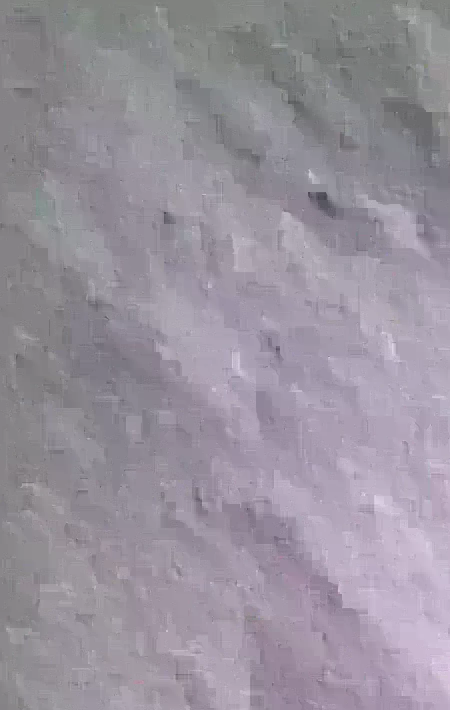
#> input picture dist/assets/stages/bg-14.webp, 900 x 1420 px, found by its file name (shown at 1/2 size)
$ python inspect_winter_bg_v157.py
#> lines starting #> are read from the running program, lines starting #| are printed output that depends on the picture
"""Inspect the exact active stage-14 source atlas, not screenshot composites."""
from __future__ import annotations
import base64
import io
from pathlib import Path
from PIL import Image

source = Path("dist/assets/stages/bg-14.webp")
with Image.open(source) as image:
#> image is the input picture: PIL image 900x1420 RGB; mean R, G, B 152.7, 146.2, 157.1
    image.load()
    assert image.size == (900, 1420), f"expected 900x1420, got {image.size}"
    print(f"ZZ_STAGE14_SOURCE={source} SIZE={image.size[0]}x{image.size[1]}", flush=True)
#| ZZ_STAGE14_SOURCE=dist/assets/stages/bg-14.webp SIZE=900x1420
    im = image.convert("RGB").resize((450, 710), Image.Resampling.LANCZOS)
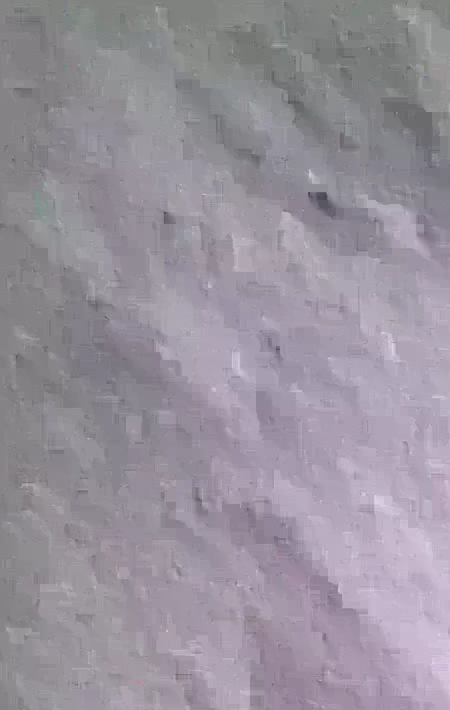
#> im: PIL image 450x710 RGB; mean R, G, B 152.7, 146.2, 157.1
    buffer = io.BytesIO()
    im.save(buffer, format="WEBP", quality=55, method=5)
    print("ZZ_STAGE14_BASE64_START", flush=True)
    print(base64.b64encode(buffer.getvalue()).decode("ascii"), flush=True)
    print("ZZ_STAGE14_BASE64_END", flush=True)

$ run again, with dist/assets/stages/bg-01.webp copied over dist/assets/stages/bg-14.webp
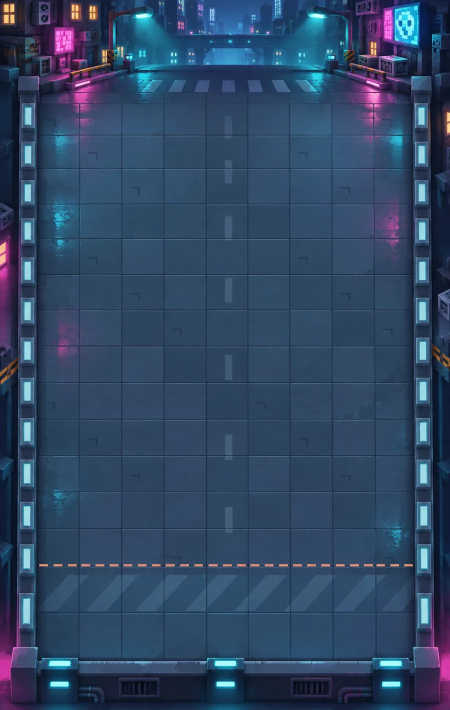
#> input picture dist/assets/stages/bg-01.webp, 900 x 1420 px, found by its file name (shown at 1/2 size)
#> image is the input picture: PIL image 900x1420 RGB; mean R, G, B 48.6, 70.8, 100.1
#| ZZ_STAGE14_SOURCE=dist/assets/stages/bg-14.webp SIZE=900x1420
#> `im = image.convert("RGB").resize((450, 710), Image.Resampling.LANCZOS)`:
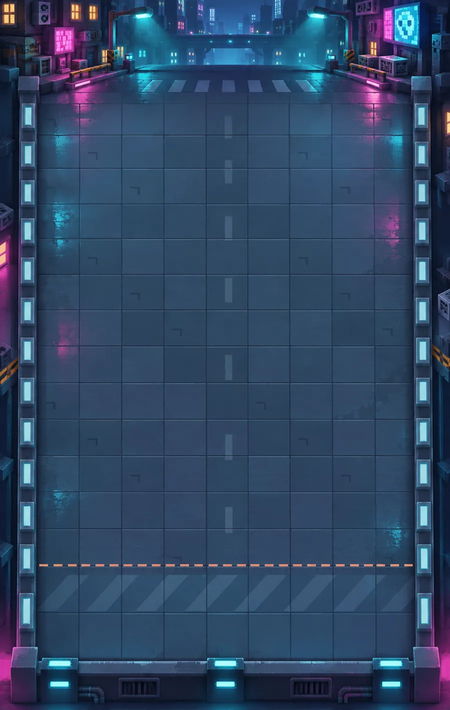
#> im: PIL image 450x710 RGB; mean R, G, B 48.6, 70.8, 100.1

$ run again, with dist/assets/stages/bg-03.webp copied over dist/assets/stages/bg-14.webp
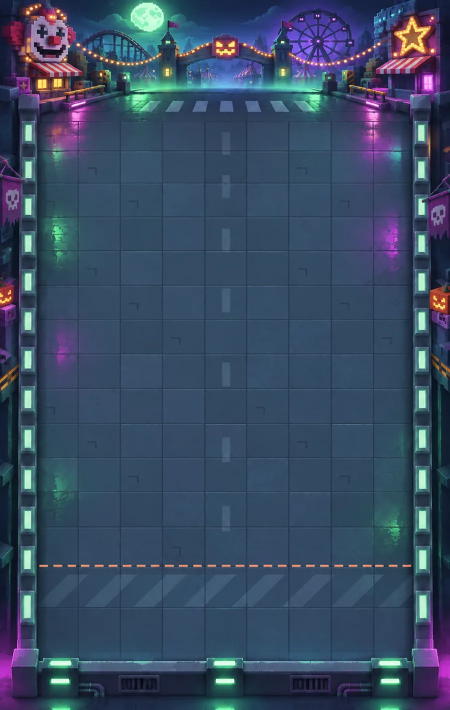
#> input picture dist/assets/stages/bg-03.webp, 900 x 1420 px, found by its file name (shown at 1/2 size)
#> image is the input picture: PIL image 900x1420 RGB; mean R, G, B 56.9, 74.5, 98.7
#| ZZ_STAGE14_SOURCE=dist/assets/stages/bg-14.webp SIZE=900x1420
#> `im = image.convert("RGB").resize((450, 710), Image.Resampling.LANCZOS)`:
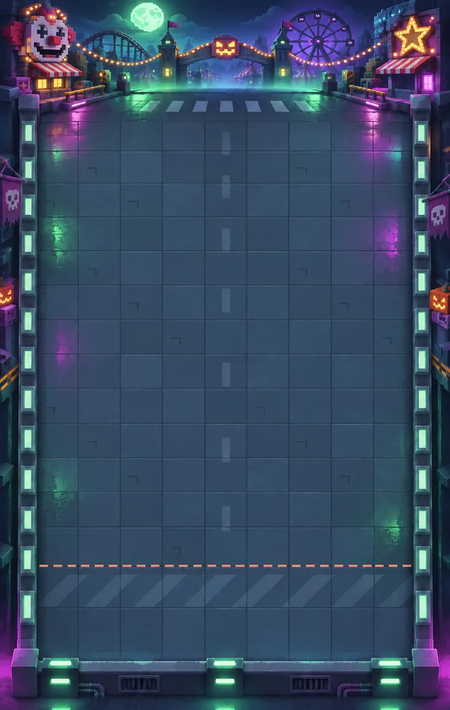
#> im: PIL image 450x710 RGB; mean R, G, B 56.9, 74.5, 98.7
